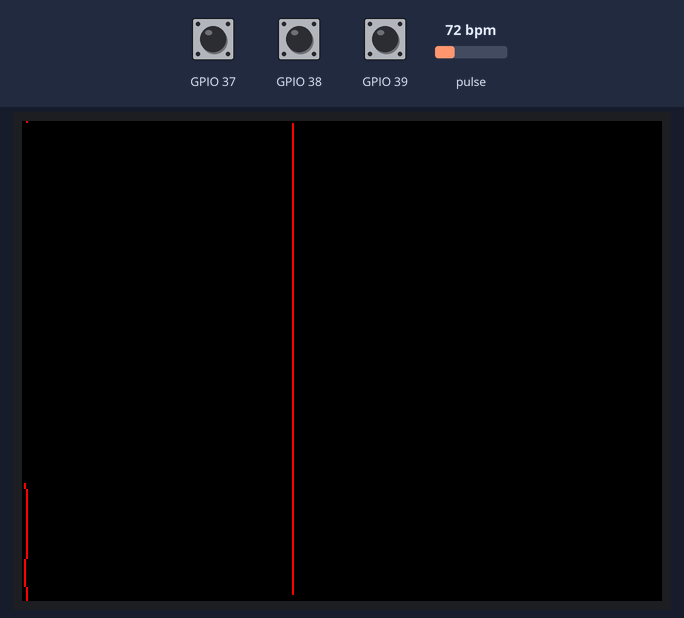
The program below on a simulated ESP32. On the bench: 320×240 colour display. The test bench sets the inputs (shaded band); at power-on: pulse 72 bpm, GPIO 37 HIGH, GPIO 38 HIGH, GPIO 39 HIGH. What the program prints to the serial monitor is not drawn.

Above: at 1.4 s.
1.5 s: pulse set to 70 bpm
At 2.04 s:
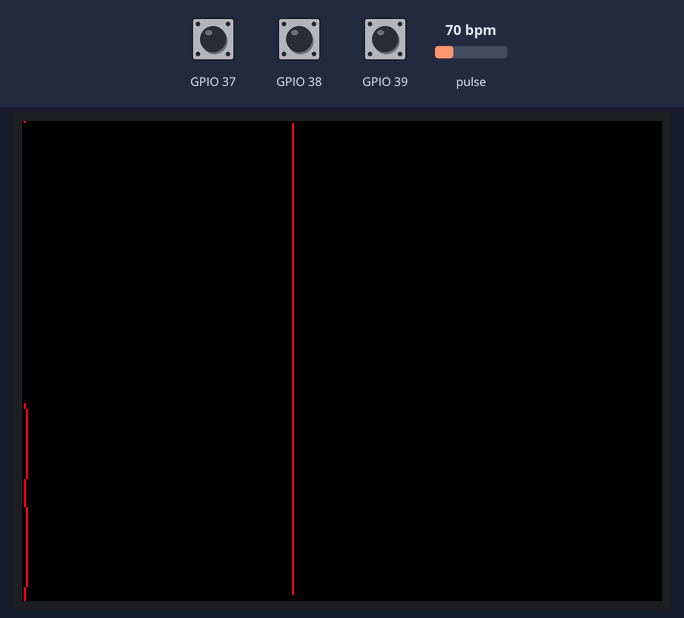
3.3 s: GPIO 37 pulled LOW for 0.15 s
4.0 s: GPIO 38 pulled LOW for 0.15 s
At 4.69 s:
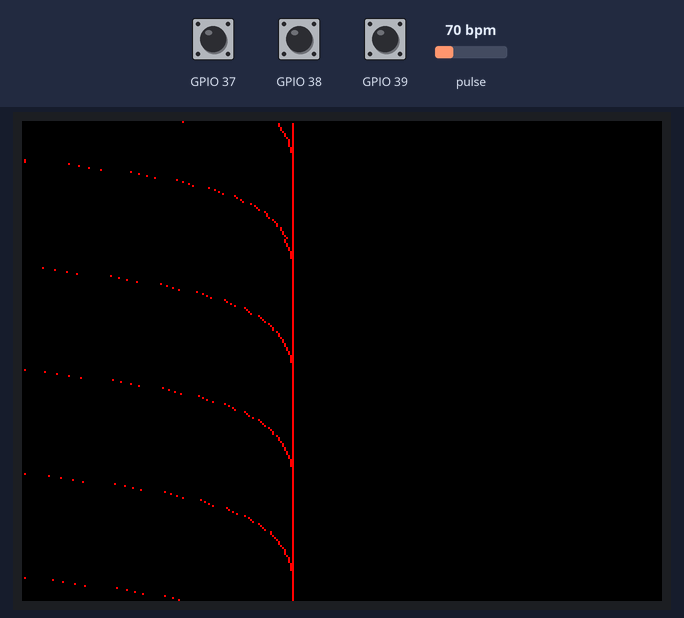
4.7 s: GPIO 39 pulled LOW for 0.15 s
5.4 s: GPIO 37 pulled LOW for 1 s
At 6.01 s:
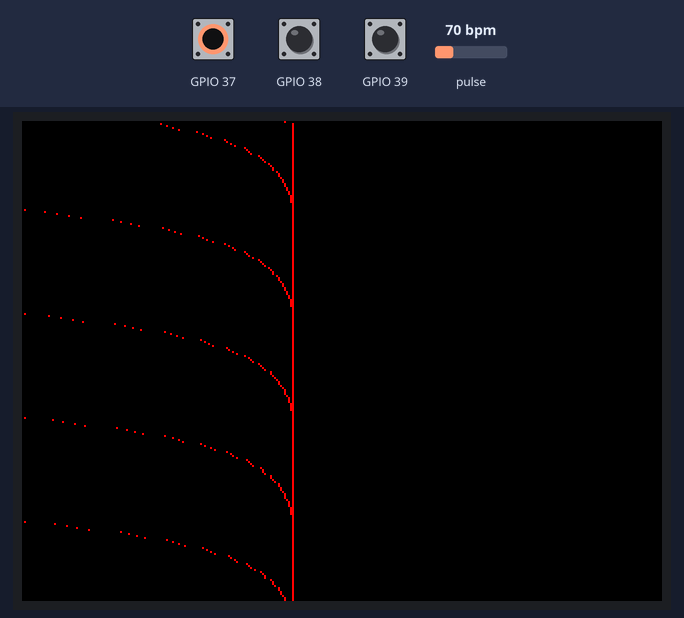
7.0 s: GPIO 38 pulled LOW for 1 s
At 9.54 s:
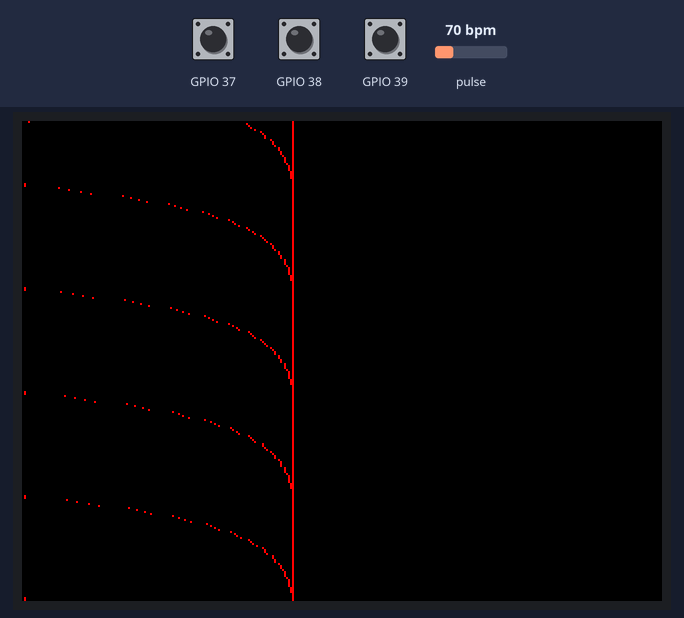
Timing chart, 0 to 9.6 s (numbered marks = the images above; inputs shaded):
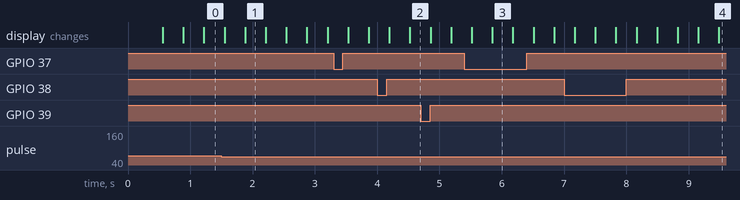

The program:

main.cpp
```cpp
#include <Arduino.h>
#include <M5unified.h>
#include <Wire.h>

#include "MAX30100.h"

// Sampling is tightly related to the dynamic range of the ADC.
// refer to the datasheet for further info
#define SAMPLING_RATE MAX30100_SAMPRATE_100HZ
//#define SAMPLING_RATE MAX30100_SAMPRATE_50HZ

// The LEDs currents must be set to a level that avoids clipping and maximises the
// dynamic range
#define IR_LED_CURRENT MAX30100_LED_CURR_50MA
#define RED_LED_CURRENT MAX30100_LED_CURR_27_1MA

// The pulse width of the LEDs driving determines the resolution of
// the ADC (which is a Sigma-Delta).
// set HIGHRES_MODE to true only when setting PULSE_WIDTH to MAX30100_SPC_PW_1600US_16BITS
#define PULSE_WIDTH MAX30100_SPC_PW_1600US_16BITS
#define HIGHRES_MODE true

// Instantiate a MAX30100 sensor class
MAX30100 sensor;

// display: 240 x 135
#define X 240
#define Y 135
#define N 256
#define Nbit 8

uint16_t val_red[N], val_ir[N];
uint8_t px = 0;

#define Navg_base 200
#define Navg_data 10
#define Navg_slope 10
int data0 = 0;
uint8_t fRamp = 0, fRamp0 = 0;
int slope[Navg_slope];
uint8_t pSlope = 0;
uint16_t tNP = 0, tPN = 0, tPN0 = 0, periodPN = 0, periodNP = 0;
uint8_t fValid = 0;
uint32_t sum_base = 0, sum_data = 0;
long sum_slope = 0;

void setup()
{
  M5.begin();

  if (!sensor.begin())
  {
    printf("fail\n");
    for (;;)
      ;
  }
  else
  {
    printf("ok\n");
  }

  // Set up the wanted parameters
  sensor.setMode(MAX30100_MODE_SPO2_HR);
  sensor.setLedsCurrent(IR_LED_CURRENT, RED_LED_CURRENT);
  sensor.setLedsPulseWidth(PULSE_WIDTH);
  sensor.setSamplingRate(SAMPLING_RATE);
  sensor.setHighresModeEnabled(HIGHRES_MODE);
  M5.Lcd.clear();
  for (uint16_t x = 0; x < N; x++)
  {
    val_red[x] = 0;
    val_ir[x] = 0;
  }
}

uint8_t f = 0;

void loop()
{
  M5.update();
  uint16_t ir, red;
  sensor.update();

  while (sensor.getRawValues(&ir, &red))
  {
    val_red[px] = red;
    val_ir[px] = ir;
    uint16_t px0;
    sum_base = 0;
    px0 = (X + px - Navg_base - 1) % X;
    for (uint8_t i = 0; i < Navg_base; i++)
      sum_base += val_red[(px0 + i) % X];
    sum_data = 0;
    px0 = (X + px - Navg_data - 1) % X;
    for (uint8_t i = 0; i < Navg_data; i++)
      sum_data += val_red[(px0 + i) % X];
    uint16_t base = sum_base / Navg_base;
    int data = sum_data / Navg_data - base;
    slope[pSlope] = data - data0;
    pSlope = (pSlope + 1) % Navg_slope;
    sum_slope = 0;
    for (uint8_t i = 0; i < Navg_slope; i++)
      sum_slope += slope[i];
    int avg_slope = sum_slope / Navg_slope;
    if (avg_slope > 0) fRamp = 1; else fRamp = 0;

    if (fRamp0 == 0 && fRamp == 1)
      tNP = millis();
    else if (fRamp0 == 1 && fRamp == 0){
        tPN = millis();
        periodPN = tPN - tNP;
        periodNP = tNP - tPN0;
        tPN0 = tPN;
    }
    fRamp0 = fRamp;
    data0 = data;
    if (periodPN > 400 && periodPN < 800 && periodNP > 100 && periodNP < 300)
      fValid = 1;
    else
      fValid = 0;
    printf("%d %d %d %d %d\n", red, base, data, periodPN, periodNP);
    //    printf(">red:%d\n", val_red[px]);
    //    printf(">max:%d\n", max_red);
    //    printf(">min:%d\n", min_red);
    f++;
    if (f == 4) // draw every 4 samples
    {
      f = 0;
      uint16_t min_red = 65535, min_ir = 65535, max_red = 0, max_ir = 0;
      for (uint8_t x = 0; x < X; x++)
      {
        if (val_red[x] > max_red)
          max_red = val_red[x];
        if (val_red[x] < min_red)
          min_red = val_red[x];
        if (val_ir[x] > max_ir)
          max_ir = val_ir[x];
        if (val_ir[x] < min_ir)
          min_ir = val_ir[x];
      }
      uint16_t mag_red, mag_ir;
      if ((max_red - min_red) < Y)
        mag_red = 1;
      else
        mag_red = (max_red - min_red) / Y;
      if ((max_ir - min_ir) < Y)
        mag_ir = 1;
      else
        mag_ir = (max_ir - min_ir) / Y;
      uint8_t dx = px;
      int y_red, y_ir;
      for (uint8_t x = 0; x < X; x++)
      {
        y_red = (val_red[dx] - min_red) / mag_red;
        if (y_red > Y - 1)
          y_red = Y - 1;
        if (y_red < 0)
          y_red = 0;
        y_ir = (val_ir[dx] - min_ir) / mag_ir;
        if (y_ir > Y - 1)
          y_ir = Y - 1;
        if (y_ir < 0)
          y_ir = 0;
        M5.Lcd.drawFastHLine(0, x, Y, BLACK);
        if (fValid == 1)
          M5.Lcd.drawPixel(Y - y_red, x, WHITE);
        else
          M5.Lcd.drawPixel(Y - y_red, x, RED);
        //      M5.Lcd.drawPixel(Y - y_ir, x, GREEN);
        dx = (dx + 1) % X;
      }
    }
    px = (px + 1) % X;
  }
}
```
